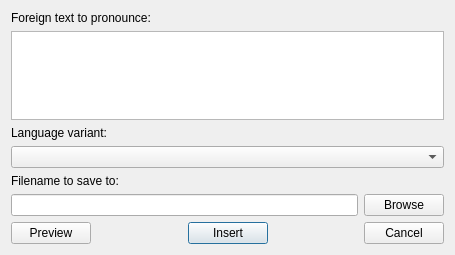
<?xml version="1.0" encoding="UTF-8"?>
<ui version="4.0">
 <class>PronouncerDlg</class>
 <widget class="QDialog" name="PronouncerDlg">
  <property name="geometry">
   <rect>
    <x>0</x>
    <y>0</y>
    <width>455</width>
    <height>255</height>
   </rect>
  </property>
  <property name="windowTitle">
   <string>Text-to-speech</string>
  </property>
  <layout class="QVBoxLayout" name="verticalLayout_2">
   <item>
    <layout class="QVBoxLayout" name="verticalLayout">
     <item>
      <widget class="QLabel" name="label">
       <property name="text">
        <string>Foreign text to pronounce:</string>
       </property>
      </widget>
     </item>
     <item>
      <widget class="QTextEdit" name="foreign_text">
       <property name="acceptRichText">
        <bool>false</bool>
       </property>
      </widget>
     </item>
     <item>
      <widget class="QLabel" name="sublanguages_label">
       <property name="text">
        <string>Language variant:</string>
       </property>
      </widget>
     </item>
     <item>
      <widget class="QComboBox" name="sublanguages"/>
     </item>
     <item>
      <widget class="QLabel" name="label_2">
       <property name="text">
        <string>Filename to save to:</string>
       </property>
      </widget>
     </item>
     <item>
      <layout class="QHBoxLayout" name="horizontalLayout">
       <item>
        <widget class="QLineEdit" name="filename_box"/>
       </item>
       <item>
        <widget class="QPushButton" name="browse_button">
         <property name="text">
          <string>Browse</string>
         </property>
        </widget>
       </item>
      </layout>
     </item>
     <item>
      <layout class="QHBoxLayout" name="horizontalLayout_2">
       <item>
        <widget class="QPushButton" name="preview_button">
         <property name="text">
          <string>Preview</string>
         </property>
        </widget>
       </item>
       <item>
        <spacer name="horizontalSpacer">
         <property name="orientation">
          <enum>Qt::Horizontal</enum>
         </property>
         <property name="sizeHint" stdset="0">
          <size>
           <width>40</width>
           <height>20</height>
          </size>
         </property>
        </spacer>
       </item>
       <item>
        <widget class="QPushButton" name="insert_button">
         <property name="text">
          <string>Insert</string>
         </property>
         <property name="default">
          <bool>true</bool>
         </property>
        </widget>
       </item>
       <item>
        <spacer name="horizontalSpacer_2">
         <property name="orientation">
          <enum>Qt::Horizontal</enum>
         </property>
         <property name="sizeHint" stdset="0">
          <size>
           <width>40</width>
           <height>20</height>
          </size>
         </property>
        </spacer>
       </item>
       <item>
        <widget class="QPushButton" name="cancel_button">
         <property name="text">
          <string>Cancel</string>
         </property>
        </widget>
       </item>
      </layout>
     </item>
    </layout>
   </item>
  </layout>
 </widget>
 <resources/>
 <connections>
  <connection>
   <sender>insert_button</sender>
   <signal>clicked()</signal>
   <receiver>PronouncerDlg</receiver>
   <slot>accept()</slot>
   <hints>
    <hint type="sourcelabel">
     <x>207</x>
     <y>251</y>
    </hint>
    <hint type="destinationlabel">
     <x>199</x>
     <y>149</y>
    </hint>
   </hints>
  </connection>
  <connection>
   <sender>cancel_button</sender>
   <signal>clicked()</signal>
   <receiver>PronouncerDlg</receiver>
   <slot>reject()</slot>
   <hints>
    <hint type="sourcelabel">
     <x>317</x>
     <y>251</y>
    </hint>
    <hint type="destinationlabel">
     <x>199</x>
     <y>149</y>
    </hint>
   </hints>
  </connection>
  <connection>
   <sender>preview_button</sender>
   <signal>clicked()</signal>
   <receiver>PronouncerDlg</receiver>
   <slot>preview()</slot>
   <hints>
    <hint type="sourcelabel">
     <x>77</x>
     <y>251</y>
    </hint>
    <hint type="destinationlabel">
     <x>199</x>
     <y>149</y>
    </hint>
   </hints>
  </connection>
  <connection>
   <sender>browse_button</sender>
   <signal>clicked()</signal>
   <receiver>PronouncerDlg</receiver>
   <slot>browse()</slot>
   <hints>
    <hint type="sourcelabel">
     <x>287</x>
     <y>131</y>
    </hint>
    <hint type="destinationlabel">
     <x>199</x>
     <y>149</y>
    </hint>
   </hints>
  </connection>
  <connection>
   <sender>foreign_text</sender>
   <signal>textChanged()</signal>
   <receiver>PronouncerDlg</receiver>
   <slot>foreign_text_changed()</slot>
   <hints>
    <hint type="sourcelabel">
     <x>223</x>
     <y>68</y>
    </hint>
    <hint type="destinationlabel">
     <x>223</x>
     <y>99</y>
    </hint>
   </hints>
  </connection>
 </connections>
</ui>
